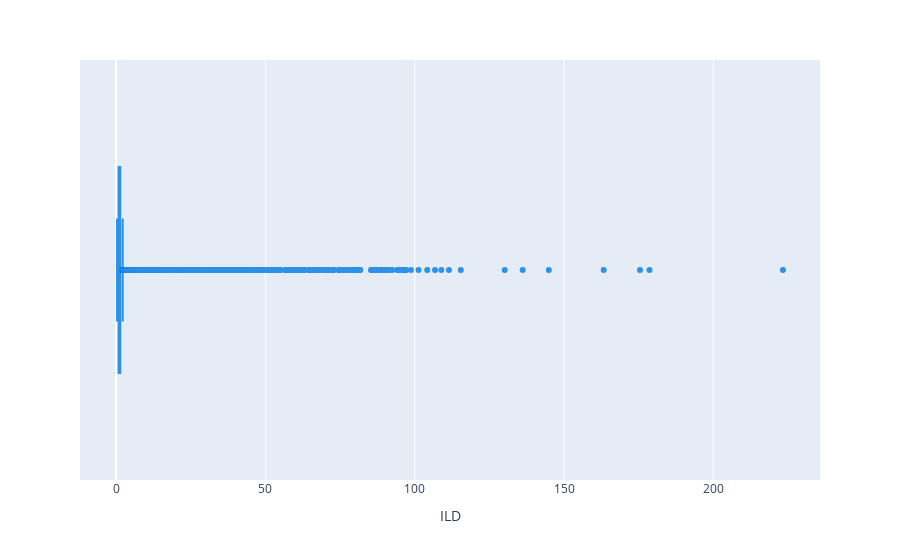

Notebook code for this chart:
### Markdown cell above
## Box Plot

### Code cell
fig = px.box(trainingWell, x="ILD",
color_discrete_sequence=px.colors.qualitative.Dark24,
labels={col:col.replace('_', ' ') for col in trainingWell.columns},
category_orders={})
fig.update_layout(legend=dict(orientation="h", yanchor="bottom",
y=1.02, xanchor="right", x=1))
fig.show()

### Figure 1 — Plotly figure (JSON) as saved in the notebook; plotly's stock layout.template omitted (floating-point values rounded to 4 significant figures; data arrays with more than 128 entries replaced by an {"elided": "..."} marker saying what was removed)
{"data": [{"alignmentgroup": "True", "hovertemplate": "ILD=%{x}<extra></extra>", "legendgroup": "", "marker": {"color": "#2E91E5"}, "name": "", "notched": false, "offsetgroup": "", "orientation": "h", "showlegend": false, "type": "box", "x": {"elided": "17783 float values"}, "x0": " ", "xaxis": "x", "y0": " ", "yaxis": "y"}], "layout": {"boxmode": "group", "legend": {"orientation": "h", "tracegroupgap": 0, "x": 1, "xanchor": "right", "y": 1.02, "yanchor": "bottom"}, "margin": {"t": 60}, "xaxis": {"anchor": "y", "domain": [0, 1], "title": {"text": "ILD"}}, "yaxis": {"anchor": "x", "domain": [0, 1]}}}
